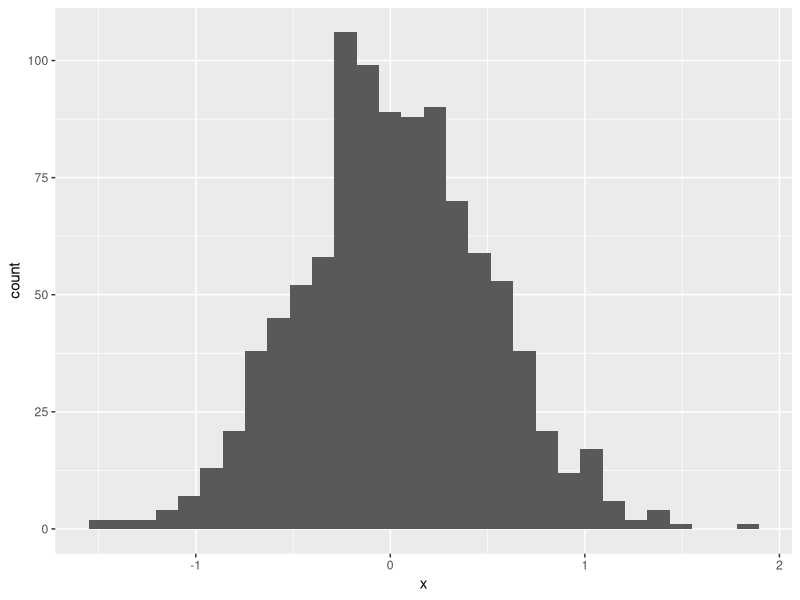
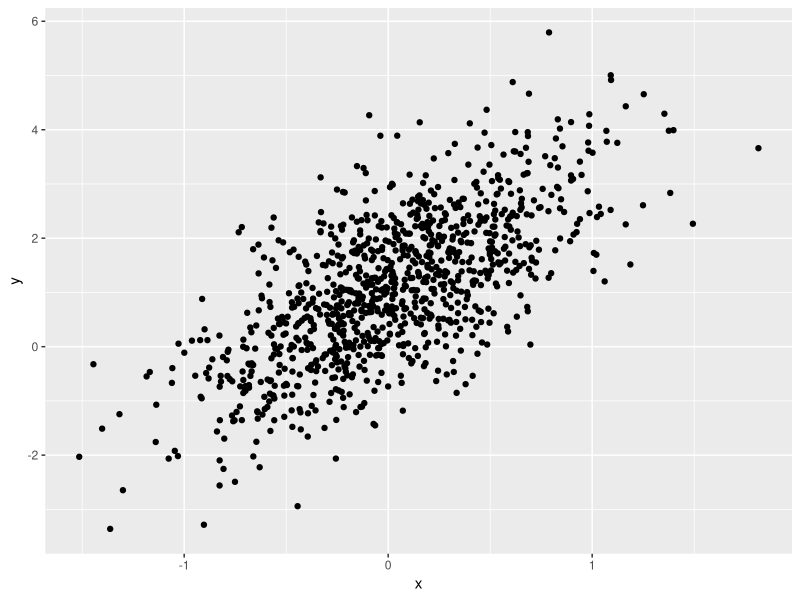
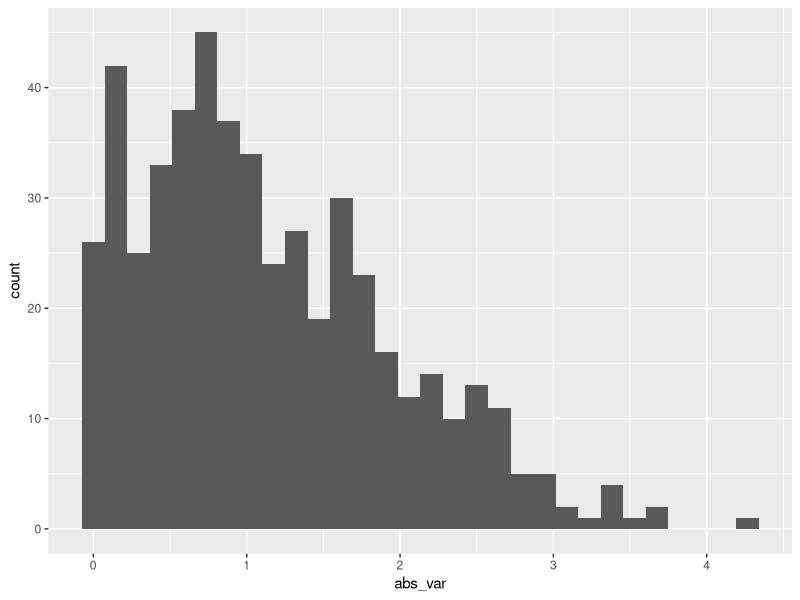

Source code (R) for these figures, in order:
## ---- chunk 1
library('tidyverse')
## ---- chunk 2
samp = rnorm(100)
length(samp)
## ---- chunk 3
plot_df =
  tibble(
    x = rnorm(1000, sd = 0.5),
    y = 1 + 2 * x + rnorm(1000)
  )

head(plot_df)
## ---- chunk 4
ggplot(plot_df, aes(x = x)) + geom_histogram()

ggplot(plot_df, aes(x = x, y = y)) + geom_point() 

### Echo hide the code, message hide the output
## ---- chunk 5
set.seed(0)
la_df = tibble(num_var = rnorm(500, mean = 1),
                     logit_var = num_var > 0,
                     abs_var = abs(num_var))

ggplot(la_df, aes(x = abs_var)) + geom_histogram()
